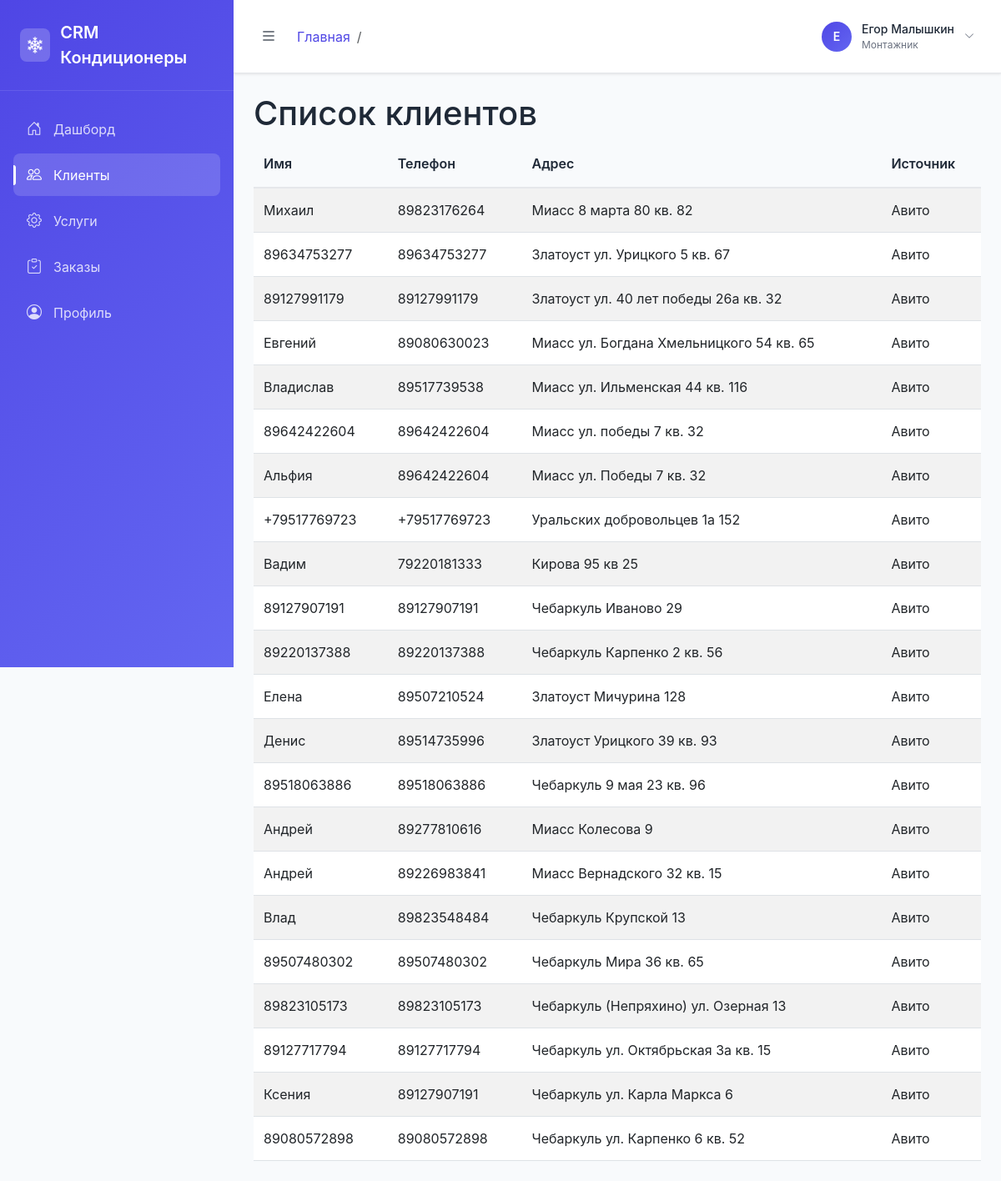
Page /clients/ (signed in) on the committed database.
### user_accounts/models.py (models this page shows, shortened)
class User(AbstractUser):
    ROLE_CHOICES = (
        ('owner', 'Владелец'),
        ('manager', 'Менеджер'),
        ('installer', 'Монтажник'),
    )
    role = models.CharField(max_length=10, choices=ROLE_CHOICES)
    phone = models.CharField(max_length=15, blank=True)
    groups = models.ManyToManyField(
        'auth.Group',
        related_name='user_accounts_user_set',
        blank=True,
        help_text='The groups this user belongs to.',
        verbose_name='groups',
    )
    user_permissions = models.ManyToManyField(
        'auth.Permission',
        related_name='user_accounts_user_set',
        blank=True,
        help_text='Specific permissions for this user.',
        verbose_name='user permissions',
    )

### customer_clients/models.py (models this page shows, shortened)
class Client(models.Model):
    SOURCE_CHOICES = (
        ('avito', 'Авито'),
        ('vk', 'ВК'),
        ('website', 'Сайт'),
        ('recommendations', 'Рекомендации'),
        ('other', 'Другое'),
    )
    name = models.CharField(max_length=100, verbose_name="Имя")
    address = models.CharField(max_length=200, verbose_name="Адрес")
    phone = models.CharField(max_length=15, verbose_name="Телефон")
    source = models.CharField(max_length=15, choices=SOURCE_CHOICES, verbose_name="Источник")
    created_at = models.DateTimeField(auto_now_add=True, verbose_name="Дата создания")
    class Meta:
        verbose_name = "Клиент"
        verbose_name_plural = "Клиенты"
        ordering = ['-created_at']

### customer_clients/views.py (the view)
# urls.py: path('', views.client_list, name='client_list'),
@login_required
def client_list(request):
    source = request.GET.get('source')
    if source:
        clients = Client.objects.filter(source=source).order_by('-created_at')
    else:
        clients = Client.objects.all().order_by('-created_at')
    search_query = request.GET.get('search')
    if search_query:
        clients = clients.filter(
            Q(name__icontains=search_query) |
            Q(phone__icontains=search_query) |
            Q(address__icontains=search_query)
        )
    return render(request, 'clients/list.html', {'clients': clients})

### templates/clients/list.html (shortened to what this page needs)
{% extends 'base.html' %}
{% block content %}
<h1>Список клиентов</h1>
<div class="table-responsive">
    <table class="table table-striped">
        <thead>
            <tr>
                <th>Имя</th>
                <th>Телефон</th>
                <th>Адрес</th>
                <th>Источник</th>
            </tr>
        </thead>
        <tbody>
            {% for client in clients %}
            <tr>
                <td>{{ client.name }}</td>
                <td>{{ client.phone }}</td>
                <td>{{ client.address }}</td>
                <td>{{ client.get_source_display }}</td>
            </tr>
            {% endfor %}
        </tbody>
    </table>
</div>
{% endblock %}

### templates/base.html (shortened to what this page needs)
<!DOCTYPE html>
<html lang="ru">
<head>
    <link href="https://cdn.jsdelivr.net/npm/bootstrap@5.3.0/dist/css/bootstrap.min.css" rel="stylesheet">
    <link href="https://cdn.jsdelivr.net/npm/bootstrap-icons@1.10.0/font/bootstrap-icons.css" rel="stylesheet">
</head>
<body>
    {% if user.is_authenticated %}
    <nav class="sidebar" id="sidebar">
        <div class="sidebar-header">
            <div class="logo">
                <i class="bi bi-snow2"></i>
            </div>
            <div class="title">CRM Кондиционеры</div>
        </div>
        <div class="sidebar-nav">
            <div class="nav-item">
                <a href="{% url 'dashboard' %}" class="nav-link {% if request.resolver_match.url_name == 'dashboard' %}active{% endif %}">
                    <i class="bi bi-house-door"></i>
                    <span>Дашборд</span>
                </a>
            </div>
            <div class="nav-item">
                <a href="{% url 'client_list' %}" class="nav-link {% if 'client' in request.resolver_match.url_name %}active{% endif %}">
                    <i class="bi bi-people"></i>
                    <span>Клиенты</span>
                </a>
            </div>
            <div class="nav-item">
                <a href="{% url 'service_list' %}" class="nav-link {% if 'service' in request.resolver_match.url_name %}active{% endif %}">
                    <i class="bi bi-gear"></i>
                    <span>Услуги</span>
                </a>
            </div>
            <div class="nav-item">
                <a href="{% url 'order_list' %}" class="nav-link {% if 'order' in request.resolver_match.url_name %}active{% endif %}">
                    <i class="bi bi-clipboard-check"></i>
                    <span>Заказы</span>
                </a>
            </div>
            <div class="nav-item">
                <a href="{% url 'user_accounts:profile' %}" class="nav-link {% if request.resolver_match.url_name == 'profile' %}active{% endif %}">
                    <i class="bi bi-person-circle"></i>
                    <span>Профиль</span>
                </a>
            </div>
        </div>
    </nav>
    <div class="main-content" id="main-content">
        <div class="top-nav">
            <div class="top-nav-left">
                <button class="sidebar-toggle" id="sidebar-toggle">
                    <i class="bi bi-list"></i>
                </button>
                {% block breadcrumb %}
                <nav aria-label="breadcrumb">
                    <ol class="breadcrumb breadcrumb-nav">
                        <li class="breadcrumb-item"><a href="{% url 'dashboard' %}">Главная</a></li>
                        <li class="breadcrumb-item active" aria-current="page">{% block page_name %}{% endblock %}</li>
                    </ol>
                </nav>
                {% endblock %}
            </div>
            <div class="top-nav-right">
                <div class="user-dropdown">
                    <div class="user-info" data-bs-toggle="dropdown">
                        <div class="user-avatar">
                            {{ user.first_name.0|default:user.username.0|upper }}
                        </div>
                        <div class="user-details d-none d-md-block">
                            <div style="font-weight: 500; font-size: 0.875rem;">{{ user.get_full_name|default:user.username }}</div>
                            <div style="font-size: 0.75rem; color: #6b7280;">{{ user.get_role_display }}</div>
                        </div>
                        <i class="bi bi-chevron-down" style="font-size: 0.75rem; color: #6b7280;"></i>
                    </div>
                </div>
            </div>
        </div>
        <div class="page-content">
            {% block content %}{% endblock %}
        </div>
    </div>
    {% else %}
        {% block login_content %}{% endblock %}
    {% endif %}
</body>
</html>

### templates/base.html (style rules this page uses)
:root { --primary-color: #4f46e5; --secondary-color: #6366f1; --success-color: #10b981; --warning-color: #f59e0b; --danger-color: #ef4444; --dark-color: #1f2937; --light-color: #f8fafc; --border-color: #e5e7eb; }
body { font-family: 'Inter', -apple-system, BlinkMacSystemFont, sans-serif; background-color: var(--light-color); color: var(--dark-color); }
.sidebar { position: fixed; top: 0; left: 0; height: 100vh; width: 280px; background: linear-gradient(135deg, var(--primary-color) 0%, var(--secondary-color) 100%); color: white; transition: all 0.3s ease; z-index: 1060; overflow-y: auto; }
.sidebar-header { padding: 1.5rem; border-bottom: 1px solid rgba(255, 255, 255, 0.1); display: flex; align-items: center; gap: 0.75rem; }
.sidebar-header .logo { width: 40px; height: 40px; background: rgba(255, 255, 255, 0.2); border-radius: 8px; display: flex; align-items: center; justify-content: center; font-size: 1.25rem; font-weight: bold; }
.sidebar-header .title { font-size: 1.25rem; font-weight: 600; transition: opacity 0.3s ease; }
.sidebar-nav { padding: 1rem 0; }
.nav-item { margin: 0.25rem 1rem; }
.nav-link { display: flex; align-items: center; gap: 0.75rem; padding: 0.75rem 1rem; color: rgba(255, 255, 255, 0.8); text-decoration: none; border-radius: 8px; transition: all 0.3s ease; position: relative; }
.nav-link.active { background: rgba(255, 255, 255, 0.15); color: white; }
.nav-link.active::before { content: ''; position: absolute; left: 0; top: 50%; transform: translateY(-50%); width: 3px; height: 24px; background: white; border-radius: 0 3px 3px 0; }
.nav-link i { font-size: 1.125rem; width: 20px; }
.main-content { margin-left: 280px; transition: margin-left 0.3s ease; min-height: 100vh; }
.top-nav { background: white; border-bottom: 1px solid var(--border-color); padding: 1rem 1.5rem; display: flex; justify-content: space-between; align-items: center; position: sticky; top: 0; z-index: 100; box-shadow: 0 1px 3px rgba(0, 0, 0, 0.1); }
.top-nav-left { display: flex; align-items: center; gap: 1rem; }
.sidebar-toggle { background: none; border: none; color: var(--dark-color); font-size: 1.25rem; cursor: pointer; padding: 0.5rem; border-radius: 6px; transition: all 0.3s ease; }
.breadcrumb-nav { margin: 0; background: none; padding: 0; }
.breadcrumb-nav .breadcrumb-item a { color: var(--primary-color); text-decoration: none; }
.top-nav-right { display: flex; align-items: center; gap: 1rem; }
.user-dropdown { position: relative; }
.user-info { display: flex; align-items: center; gap: 0.75rem; cursor: pointer; padding: 0.5rem; border-radius: 8px; transition: all 0.3s ease; }
.user-avatar { width: 36px; height: 36px; border-radius: 50%; background: linear-gradient(135deg, var(--primary-color), var(--secondary-color)); display: flex; align-items: center; justify-content: center; color: white; font-weight: 600; font-size: 0.875rem; }
.page-content { padding: 1.5rem; }
.table { margin-bottom: 0; }
.table th { background: var(--light-color); border-bottom: 2px solid var(--border-color); font-weight: 600; color: var(--dark-color); padding: 1rem 0.75rem; }
.table td { padding: 0.875rem 0.75rem; vertical-align: middle; }

### rows in the picture
User: first_name.0 "Е", get_full_name "Егор Малышкин", role "Монтажник"
Client: name "Михаил", phone "89823176264", address "Миасс 8 марта 80 кв. 82", source "Авито"
Client: name "89634753277", phone "89634753277", address "Златоуст ул. Урицкого 5 кв. 67", source "Авито"
Client: name "89127991179", phone "89127991179", address "Златоуст ул. 40 лет победы 26а кв. 32", source "Авито"
Client: name "Евгений", phone "89080630023", address "Миасс ул. Богдана Хмельницкого 54 кв. 65", source "Авито"
Client: name "Владислав", phone "89517739538", address "Миасс ул. Ильменская 44 кв. 116", source "Авито"
Client: name "89642422604", phone "89642422604", address "Миасс ул. победы 7 кв. 32", source "Авито"
Client: name "Альфия", phone "89642422604", address "Миасс ул. Победы 7 кв. 32", source "Авито"
Client: name "+79517769723", phone "+79517769723", address "Уральских добровольцев 1а 152", source "Авито"
Client: name "Вадим", phone "79220181333", address "Кирова 95 кв 25", source "Авито"
Client: name "89127907191", phone "89127907191", address "Чебаркуль Иваново 29", source "Авито"
Client: name "89220137388", phone "89220137388", address "Чебаркуль Карпенко 2 кв. 56", source "Авито"
Client: name "Елена", phone "89507210524", address "Златоуст Мичурина 128", source "Авито"
Client: name "Денис", phone "89514735996", address "Златоуст Урицкого 39 кв. 93", source "Авито"
Client: name "89518063886", phone "89518063886", address "Чебаркуль 9 мая 23 кв. 96", source "Авито"
Client: name "Андрей", phone "89277810616", address "Миасс Колесова 9", source "Авито"
Client: name "Андрей", phone "89226983841", address "Миасс Вернадского 32 кв. 15", source "Авито"
Client: name "Влад", phone "89823548484", address "Чебаркуль Крупской 13", source "Авито"
Client: name "89507480302", phone "89507480302", address "Чебаркуль Мира 36 кв. 65", source "Авито"
Client: name "89823105173", phone "89823105173", address "Чебаркуль (Непряхино) ул. Озерная 13", source "Авито"
Client: name "89127717794", phone "89127717794", address "Чебаркуль ул. Октябрьская 3а кв. 15", source "Авито"
Client: name "Ксения", phone "89127907191", address "Чебаркуль ул. Карла Маркса 6", source "Авито"
Client: name "89080572898", phone "89080572898", address "Чебаркуль ул. Карпенко 6 кв. 52", source "Авито"
